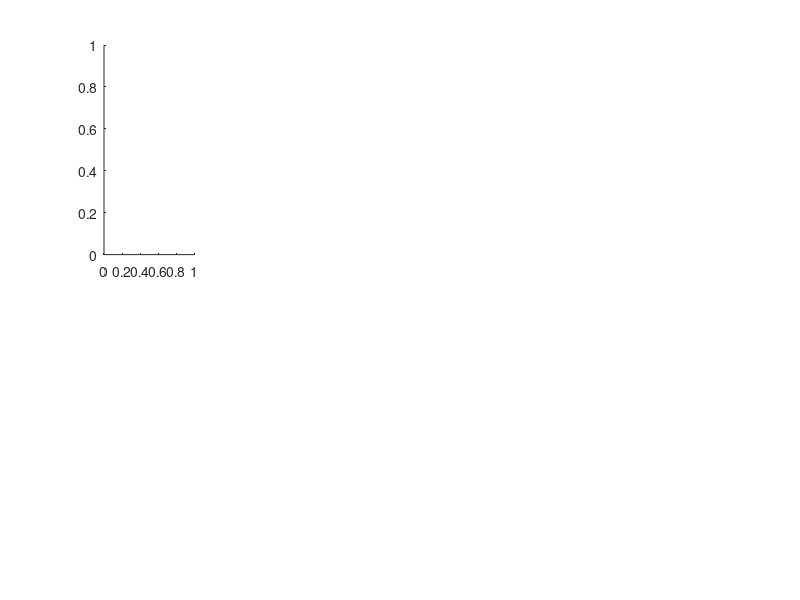

MATLAB code for this plot: (Note: this script raises an error after producing the figure.)
%%%%%%%%%%%%%%%%%%%%%%%%%%%%%%%%%%%%%%%%%%%%%%%%%%%%%%%%%%%%%%%%%%%%%%%%%%
%% FINITE DIFFERENCE TIME DOMAIN SIMULATION - 2D
%%%%%%%%%%%%%%%%%%%%%%%%%%%%%%%%%%%%%%%%%%%%%%%%%%%%%%%%%%%%%%%%%%%%%%%%%%

%{
The 2D simulation (upgraded from Raymond Rampf's lectures) solves the
reflection & transmission spectrum of a pulse
impinges perpendicularly on a slab with material properties as summarized
in the pdf file in folder "FDTD_equations".

Spatial grid is based on "YEE grid" 

The results are for the TE and TM modes of the pulse 

Material properties, frequency range and the number of layers can be
modified.
%}
%% INITIALIZE MATLAB

close all; clear all; clc;

%% INITIALIZE FIGURE 

scrnsize = get(0,'screensize');
fig1 = figure('numbertitle','off','name','FDTD Simulation',...
    'color','white','position',scrnsize);

%% INITIALIZE COLORMAP
Cres = 256;
Gres = ceil(Cres/2);
Ccont = 2;
CMAP = zeros(Cres+Gres,3);
c1 = [0 0.5 1];
c2 = [1 1 1];
c3 = [1 0.5 0];
for nc = 1:ceil(Cres/2)
    f = (nc-1)/ceil(Cres/2);
    c = (1 - f^Ccont)*c1 + f^Ccont*c2;
    CMAP(nc,:) = c;
    c = (1 - f^(1/Ccont))*c2 + f^(1/Ccont)*c3;
    CMAP(ceil(Cres/2)+nc,:) = c;
    CMAP(ceil(Cres/2)+Gres+nc,:) = (1-f)*c2;
end

%% UNITS

m = 1;
cm = 1e-2 * m;
mm = 1e-3 * m;
um = 1e-6 * m;
nm = 1e-9 * m;

s = 1;
ms = 1e-3 * s;
us = 1e-6 * s;
ns = 1e-9 * s;
ps = 1e-12 * s;

Hz = 1;
kHz = 1e3 * Hz;
MHz = 1e6 * Hz;
GHz = 1e9 * Hz;
THz = 1e12 * Hz;
PHz = 1e15 * Hz;

F = 1;                  
H = 1;
Ohm = 1;

%% CONSTANTS

e0 = 8.8541878176 * 1e-12 * F/m;
u0 = 1.2566370614 * 1e-6 * H/m;
c0 = 1/sqrt(e0*u0) * m/s;
N0 = sqrt(u0/e0) * Ohm;

%% SIMULATION PROPERTIES

% OPTS.emax = 0.5;

% FREQUENCY RANGE
fmin = 0.3 * PHz;                    % minimum frequency
fmax = 0.4 * PHz;                    % maximum frequency
NFREQ = 300;                         % number of frequencies
FREQ = linspace(fmin,fmax,NFREQ);    % frequency array
        
% MATERIAL PROPERTIES
Wp_E1 = 0*13.72e15;
Gamma_E1 = 0*[0.08052 0.3661 0.5241].*1e15;
W0_E1 = 0*[0 0.6305 1.261].*1e15;
f_E1 = 0*[0.76 0.024 0.01];
er1_inf = 2.1^2;

Wp_M1 = 0;
Gamma_M1 = [0 0 0];
W0_M1 = [0 0 0];
f_M1 = [0 0 0];
ur1_inf = 1;

Wp_E2 = 0*13.72e15;
Gamma_E2 =0* [0.08052 0.3661 0.5241].*1e15;
W0_E2 = 0*[0 0.6305 1.261].*1e15;
f_E2 = 0*[0.76 0.024 0.01];
er2_inf = 1.9^2;

Wp_M2 = 0;
Gamma_M2 = [0 0 0];
W0_M2 = [0 0 0];
f_M2 = [0 0 0];
ur2_inf = 1;

n_res = 1;%length(f_E1);

update_plot = 50;           % update plot every "update_plot" steps

% SLAB PROPERTIES
% 
%%%%%%%%%%%%%%%%%%%%%%%%%%%%%%%%%%%%%%%%%%%%%%%%%%%%%%%%%%%%%%%%%%%%%%%%%%%
%
%  er_bg,ur_bg                               background
%                            ________            _
%  er1,ur1                  |        |     
%  er2,ur2                  |<--gx-->|         layer1
%                        ___|________|___        _                      
%  er_sub,ur_sub        |                |
%                       |                |   substrate    
%                       <-----period----->
%%%%%%%%%%%%%%%%%%%%%%%%%%%%%%%%%%%%%%%%%%%%%%%%%%%%%%%%%%%%%%%%%%%%%%%%%%%
period = 500 * nm;
gx = period/2;
layer1 = 247 * nm;
er_bg = 1.0;
ur_bg = 1.0;
er_sub = 1.52^2;
ur_sub = 1.0;
er1 = er1_inf;
ur1 = ur1_inf;
er2 = er2_inf;
ur2 = ur2_inf;

% GRID PARAMETERS
ermax = max([er_bg er1 er2 er_sub]);
nmax = sqrt(ermax);
NRESx = 20;
NRESy = 20;
NBUF = [0 0 40 40];
NPML = [0 0 20 20];

%%%%%%%%%%%%%%%%%%%%%%%%%%%%%%%%%%%%%%%%%%%%%%%%%%%%%%%%%%%%%%%%%%%%%%%%%%
%% COMPUTE OPTIMAIZED GRID
%%%%%%%%%%%%%%%%%%%%%%%%%%%%%%%%%%%%%%%%%%%%%%%%%%%%%%%%%%%%%%%%%%%%%%%%%%

% NOMINAL RESOLUTION
lam0_min = c0/fmax;
dx = lam0_min/nmax/NRESx;
dy = lam0_min/nmax/NRESy;

% SNAP GRID TO CRITICAL DIMENTIONS
Sx = period;
Nx = 2 * ceil(Sx/dx/2) + 1;
dx = period/Nx;
Sy = layer1;
Ny = ceil(Sy/dy);
dy = Sy/Ny;

% COMPUTE GRID SIZE
Nx = round(Sx/dx) + 0 + NPML(1) + NPML(2) + NBUF(1) + NBUF(2);
Ny = round(Sy/dy) + 3 + NPML(3) + NPML(4) + NBUF(3) + NBUF(4);

% COMPUTE GRID AXIS
xa = (0:Nx-1)*dx;
ya = (0:Ny-1)*dy;

%%%%%%%%%%%%%%%%%%%%%%%%%%%%%%%%%%%%%%%%%%%%%%%%%%%%%%%%%%%%%%%%%%%%%%%%%%
%% BUILD DEVICE ON GRID
%%%%%%%%%%%%%%%%%%%%%%%%%%%%%%%%%%%%%%%%%%%%%%%%%%%%%%%%%%%%%%%%%%%%%%%%%%

% INITIALIZE MATERIALS TO FREE SPACE
ERxx = er_bg * ones(1,Nx,Ny);
ERyy = er_bg * ones(1,Nx,Ny);
ERzz = er_bg * ones(1,Nx,Ny);
URxx = ur_bg * ones(1,Nx,Ny);
URyy = ur_bg * ones(1,Nx,Ny);
URzz = ur_bg * ones(1,Nx,Ny);

GammaE = zeros(n_res,Nx,Ny);
GammaM = zeros(n_res,Nx,Ny);
WpE = zeros(1,Nx,Ny);
WpM = zeros(1,Nx,Ny);
W0E = zeros(n_res,Nx,Ny);
W0M = zeros(n_res,Nx,Ny);
fE = zeros(n_res,Nx,Ny);
fM = zeros(n_res,Nx,Ny);

% COMPUTE POSITION INDICES
nx1 = 1;
nx2 = nx1 + round(gx/dx) - 1;

ny1 = 2 + NBUF(3) + NPML(3) + 1;
ny2 = ny1 + round(layer1/dy) - 1;

% ADD LAYER1 (GRATING)
ERxx(1,nx1:nx2,ny1:ny2) = er1;
ERyy(1,nx1:nx2,ny1:ny2) = er1;
ERzz(1,nx1:nx2,ny1:ny2) = er1;

ERxx(1,nx2+1:Nx,ny1:ny2) = er2;
ERyy(1,nx2+1:Nx,ny1:ny2) = er2;
ERzz(1,nx2+1:Nx,ny1:ny2) = er2;

WpE(1,nx1:nx2,ny1:ny2) = Wp_E1;

WpE(1,nx2+1:Nx,ny1:ny2) = Wp_E2;

URxx(1,nx1:nx2,ny1:ny2) = ur1;
URyy(1,nx1:nx2,ny1:ny2) = ur1;
URzz(1,nx1:nx2,ny1:ny2) = ur1;

URxx(1,nx2+1:Nx,ny1:ny2) = ur2;
URyy(1,nx2+1:Nx,ny1:ny2) = ur2;
URzz(1,nx2+1:Nx,ny1:ny2) = ur2;

WpM(1,nx1:nx2,ny1:ny2) = Wp_M1;

WpM(1,nx2+1:Nx,ny1:ny2) = Wp_M2;

for i=1:n_res
    
    GammaE(i,nx1:nx2,ny1:ny2) = Gamma_E1(i);
    W0E(i,nx1:nx2,ny1:ny2) = W0_E1(i);
    fE(i,nx1:nx2,ny1:ny2) = f_E1(i);

    GammaE(i,nx2+1:Nx,ny1:ny2) = Gamma_E2(i);
    W0E(i,nx2+1:Nx,ny1:ny2) = W0_E2(i);
    fE(i,nx2+1:Nx,ny1:ny2) = f_E2(i);

    GammaM(i,nx1:nx2,ny1:ny2) = Gamma_M1(i);
    W0M(i,nx1:nx2,ny1:ny2) = W0_M1(i);
    fM(i,nx1:nx2,ny1:ny2) = f_M1(i);
    
    GammaM(i,nx2+1:Nx,ny1:ny2) = Gamma_M2(i);
    W0M(i,nx2+1:Nx,ny1:ny2) = W0_M2(i);
    fM(i,nx2+1:Nx,ny1:ny2) = f_M2(i);

end

% ADD SUBSTRATE
ERxx(1,1:Nx,ny2+1:Ny) = er_sub;
ERyy(1,1:Nx,ny2+1:Ny) = er_sub;
ERzz(1,1:Nx,ny2+1:Ny) = er_sub;

URxx(1,1:Nx,ny2+1:Ny) = ur_sub;
URyy(1,1:Nx,ny2+1:Ny) = ur_sub;
URzz(1,1:Nx,ny2+1:Ny) = ur_sub;
%%%%%%%%%%%%%%%%%%%%%%%%%%%%%%%%%%%%%%%%%%%%%%%%%%%%%%%%%%%%%%%%%%%%%%%%%%
%% COMPUTING THE SOURCE
%%%%%%%%%%%%%%%%%%%%%%%%%%%%%%%%%%%%%%%%%%%%%%%%%%%%%%%%%%%%%%%%%%%%%%%%%%

% COMPUTE STABLE TIME STEP
dmin = min([dx dy]);
dt = dmin/(2 * c0);

% SOURCE POSITION
ny_src = NPML(3) + 2;

% COMPUTE SOURCE PARAMETERS
tau = 0.5/fmax;
t0 = 6*tau;

% COMPUTE NUMBER OF TIME STEPS
tprop = nmax*Ny*dy/c0;
t = 2*t0 + 50*tprop;
STEPS = ceil(t/dt);

% COMPUTE THE SOURCE
ta = (0:STEPS-1)*dt;
A = sqrt(ERzz(1,1,ny_src)/URxx(1,1,ny_src));
shift = dy/(2*c0) + dt/2;

Ez_src = exp(-((ta-t0)/tau).^2);
Hx_src = A * exp(-((ta-t0+shift)/tau).^2);
Ex_src = exp(-((ta-t0)/tau).^2);
Hz_src = -A * exp(-((ta-t0+shift)/tau).^2);

%%%%%%%%%%%%%%%%%%%%%%%%%%%%%%%%%%%%%%%%%%%%%%%%%%%%%%%%%%%%%%%%%%%%%%%%%%
%% COMPUTE THE PML
%%%%%%%%%%%%%%%%%%%%%%%%%%%%%%%%%%%%%%%%%%%%%%%%%%%%%%%%%%%%%%%%%%%%%%%%%%

% NUMBER OF POINTS ON 2X GRID
Nx2 = 2*Nx;
Ny2 = 2*Ny;

% COMPUTE SIGMA PML PARAMETERS
sigx = zeros(1,Nx2,Ny2);
sigy = zeros(1,Nx2,Ny2);
for nx = 1 : 2*NPML(1)
    nx1 = 2*NPML(1) - nx + 1;
    sigx(1,nx1,:) = (0.5*e0/dt)*(nx/2/NPML(1))^3;
end
for nx = 1 : 2*NPML(2)
    nx1 = Nx2 - 2*NPML(2) + nx;
    sigx(1,nx1,:) = (0.5*e0/dt)*(nx/2/NPML(2))^3;
end

for ny = 1 : 2*NPML(3)
    ny1 = 2*NPML(3)- ny +1;
    sigy(1,:,ny1) = (0.5*e0/dt)*(ny/2/NPML(3))^3;
end
for ny = 1 : 2*NPML(4)
    ny1 = Ny2 - 2*NPML(4) +ny;
    sigy(1,:,ny1) = (0.5*e0/dt)*(ny/2/NPML(4))^3;
end

%%%%%%%%%%%%%%%%%%%%%%%%%%%%%%%%%%%%%%%%%%%%%%%%%%%%%%%%%%%%%%%%%%%%%%%%%%
%% INITIALISE FIELDS AND RECORD PLANES
%%%%%%%%%%%%%%%%%%%%%%%%%%%%%%%%%%%%%%%%%%%%%%%%%%%%%%%%%%%%%%%%%%%%%%%%%%

% INITIALISE FOURIER TRANSFORM
K = exp(-1i*2*pi*dt*FREQ);

ErefTE = zeros(Nx,NFREQ);
EtrnTE = zeros(Nx,NFREQ);
SRCTE = zeros(1,NFREQ);

ErefTM = zeros(Nx,NFREQ);
EtrnTM = zeros(Nx,NFREQ);
SRCTM = zeros(1,NFREQ);

% POSITION OF RECORD PLANES
ny_ref = NPML(3) + 1;
ny_trn = Ny - NPML(4);

% COMPUTE REFRACTIVE INDICES IN RECORD PLANES
nref = sqrt(ERzz(1,1,ny_ref)*URxx(1,1,ny_ref));
ntrn = sqrt(ERzz(1,1,ny_trn)*URxx(1,1,ny_trn));

% INITIALISE FIELDS
Ex = zeros(1,Nx,Ny);
Ex_sqz = zeros(Nx,Ny);
Ey = zeros(1,Nx,Ny);
Ez = zeros(1,Nx,Ny);
Ez_sqz = zeros(Nx,Ny);
Dx = zeros(1,Nx,Ny);
Dy = zeros(1,Nx,Ny);
Dz = zeros(1,Nx,Ny);
Hx = zeros(1,Nx,Ny);
Hy = zeros(1,Nx,Ny);
Hz = zeros(1,Nx,Ny);
Bx = zeros(1,Nx,Ny);
By = zeros(1,Nx,Ny);
Bz = zeros(1,Nx,Ny);
JEx = zeros(n_res,Nx,Ny);
JEy = zeros(n_res,Nx,Ny);
JEz = zeros(n_res,Nx,Ny);
JMx = zeros(n_res,Nx,Ny);
JMy = zeros(n_res,Nx,Ny);
JMz = zeros(n_res,Nx,Ny);
Px = zeros(n_res,Nx,Ny);
Py = zeros(n_res,Nx,Ny);
Pz = zeros(n_res,Nx,Ny);
Px_full = zeros(1,Nx,Ny);
Py_full = zeros(1,Nx,Ny);
Pz_full = zeros(1,Nx,Ny);
Mx = zeros(n_res,Nx,Ny);
My = zeros(n_res,Nx,Ny);
Mz = zeros(n_res,Nx,Ny);
Mx_full = zeros(1,Nx,Ny);
My_full = zeros(1,Nx,Ny);
Mz_full = zeros(1,Nx,Ny);

% INITIALIZE CURL
CEx = zeros(1,Nx,Ny);
CEy = zeros(1,Nx,Ny);
CEz = zeros(1,Nx,Ny);
CHx = zeros(1,Nx,Ny);
CHy = zeros(1,Nx,Ny);
CHz = zeros(1,Nx,Ny);

% INITIALIZE INTEGRATION TERMS
ICEx = zeros(1,Nx,Ny);
ICEy = zeros(1,Nx,Ny);
ICEz = zeros(1,Nx,Ny);
IDz = zeros(1,Nx,Ny);
IBz = zeros(1,Nx,Ny);
ICHx = zeros(1,Nx,Ny);
ICHy = zeros(1,Nx,Ny);
ICHz = zeros(1,Nx,Ny);

%%%%%%%%%%%%%%%%%%%%%%%%%%%%%%%%%%%%%%%%%%%%%%%%%%%%%%%%%%%%%%%%%%%%%%%%%%
%% COMPUTE UPDATE COEFFICIENTS
%%%%%%%%%%%%%%%%%%%%%%%%%%%%%%%%%%%%%%%%%%%%%%%%%%%%%%%%%%%%%%%%%%%%%%%%%%
% COMPUTE Dx UPDATE COEFFICIENTS
sigDx = sigx(1,2:2:Nx2,1:2:Ny2);
sigDy = sigy(1,2:2:Nx2,1:2:Ny2);
mDx0 = (1/dt) + sigDy/(2*e0);
mDx1 = ((1/dt) - sigDy/(2*e0))./mDx0;
mDx2 = (c0)./mDx0;
mDx3 = (c0*dt*sigDx/e0)./mDx0;

% COMPUTE Dy UPDATE COEFFICIENTS
sigDx = sigx(1,1:2:Nx2,2:2:Ny2);
sigDy = sigy(1,1:2:Nx2,2:2:Ny2);
mDy0 = (1/dt) + sigDx/(2*e0);
mDy1 = ((1/dt) - sigDx/(2*e0))./mDy0;
mDy2 = (c0)./mDy0;
mDy3 = (c0*dt*sigDy/e0)./mDy0;

% COMPUTE Dz UPDATE COEFFICIENTS
sigDx = sigx(1,1:2:Nx2,1:2:Ny2);
sigDy = sigy(1,1:2:Nx2,1:2:Ny2);
sigDz = 0;
mDz0 = (1/dt) + (sigDx+sigDy)/(2*e0) +...
    (sigDx.*sigDy)*dt./4/e0.^2;
mDz1 = ((1/dt) - (sigDx+sigDy)/(2*e0) -...
    (sigDx.*sigDy)*dt./4/e0.^2)./mDz0;
mDz2 = (c0)./mDz0;
mDz3 = (c0*dt*sigDz/e0)./mDz0;
mDz4 = (-sigDx.*sigDy*dt/e0.^2)./mDz0;

% COMPUTE Bx UPDATE COEFFICIENTS
sigBx = sigx(1,1:2:Nx2,2:2:Ny2);
sigBy = sigy(1,1:2:Nx2,2:2:Ny2);
mBx0 = (1/dt) + sigBy/(2*e0);
mBx1 = ((1/dt) - sigBy/(2*e0))./mBx0;
mBx2 = (-N0)./mBx0;
mBx3 = (-N0*dt*sigBx/e0)./mBx0;

% COMPUTE By UPDATE COEFFICIENTS
sigBx = sigx(1,2:2:Nx2,1:2:Ny2);
sigBy = sigy(1,2:2:Nx2,1:2:Ny2);
mBy0 = (1/dt) + sigBx/(2*e0);
mBy1 = ((1/dt) - sigBx/(2*e0))./mBy0;
mBy2 = (-N0)./mBy0;
mBy3 = (-N0*dt*sigBy/e0)./mBy0;

% COMPUTE Bz UPDATE COEFFICIENTS
sigBx = sigx(1,2:2:Nx2,2:2:Ny2);
sigBy = sigy(1,2:2:Nx2,2:2:Ny2);
sigBz = 0;
mBz0 = (1/dt) + (sigBx+sigBy)/(2*e0) +...
    (sigBx.*sigBy)*dt./4/e0.^2;
mBz1 = ((1/dt) - (sigBx+sigBy)/(2*e0) -...
    (sigBx.*sigBy)*dt./4/e0.^2)./mBz0;
mBz2 = (-N0)./mBz0;
mBz3 = (-N0*dt*sigBz/e0)./mBz0;
mBz4 = (-sigBx.*sigBy*dt/e0.^2)./mBz0;

% COMPUTE JEx UPDATE COEFFICIENTS
mJEx0 = (1/dt) + (GammaE/2);
mJEx1 = ((1/dt) - (GammaE/2))./mJEx0;
mJEx2 = (WpE.^2.*fE)./mJEx0;
mJEx3 = (-W0E.^2)./mJEx0;

% COMPUTE JEy UPDATE COEFFICIENTS
mJEy0 = (1/dt) + (GammaE/2);
mJEy1 = ((1/dt) - (GammaE/2))./mJEy0;
mJEy2 = (WpE.^2.*fE)./mJEy0;
mJEy3 = (-W0E.^2)./mJEy0;

% COMPUTE JEz UPDATE COEFFICIENTS
mJEz0 = (1/dt) + (GammaE/2);
mJEz1 = ((1/dt) - (GammaE/2))./mJEz0;
mJEz2 = (WpE.^2.*fE)./mJEz0;
mJEz3 = (-W0E.^2)./mJEz0;

% COMPUTE JMx UPDATE COEFFICIENTS
mJMx0 = (1/dt) + (GammaM/2);
mJMx1 = ((1/dt) - (GammaM/2))./mJMx0;
mJMx2 = (WpM.^2.*fM)./mJMx0;
mJMx3 = (-W0M.^2)./mJMx0;

% COMPUTE JMy UPDATE COEFFICIENTS
mJMy0 = (1/dt) + (GammaM/2);
mJMy1 = ((1/dt) - (GammaM/2))./mJMy0;
mJMy2 = (WpM.^2.*fM)./mJMy0;
mJMy3 = (-W0M.^2)./mJMy0;

% COMPUTE JMz UPDATE COEFFICIENTS
mJMz0 = (1/dt) + (GammaM/2);
mJMz1 = ((1/dt) - (GammaM/2))./mJMz0;
mJMz2 = (WpM.^2.*fM)./mJMz0;
mJMz3 = (-W0M.^2)./mJMz0;

%%%%%%%%%%%%%%%%%%%%%%%%%%%%%%%%%%%%%%%%%%%%%%%%%%%%%%%%%%%%%%%%%%%%%%%%%%
%% PERFORM FDTD ANALYSIS
%%%%%%%%%%%%%%%%%%%%%%%%%%%%%%%%%%%%%%%%%%%%%%%%%%%%%%%%%%%%%%%%%%%%%%%%%%

% MAIN LOOP - ITERATIVE OVER TIME

for T = 1 : STEPS
    
    %%%%%%%%%%%%%%%%%%%%%%%%%%%%%%%%%%%%%%%%%%%%%%%%%%%%%%%%%%%%%%%%%%%%%%%
    %% TE mode
    %%%%%%%%%%%%%%%%%%%%%%%%%%%%%%%%%%%%%%%%%%%%%%%%%%%%%%%%%%%%%%%%%%%%%%%
    
    Mx_full = zeros(1,Nx,Ny);    
    My_full = zeros(1,Nx,Ny);
    
    Pz_full = zeros(1,Nx,Ny);
            
    for i = 1 : n_res
    
        % UPDATE JMx,JMy FROM Mx,My AND Hx,Hy 
        JMx(i,:,:) = mJMx1(i,:,:).*JMx(i,:,:) +...
            mJMx2(i,:,:).*Hx + mJMx3(i,:,:).*Mx(i,:,:);
        JMy(i,:,:) = mJMy1(i,:,:).*JMy(i,:,:) +...
            mJMy2(i,:,:).*Hy + mJMy3(i,:,:).*My(i,:,:);
            
        % UPDATE Mx,My FROM JMx,JMy
        Mx(i,:,:) = Mx(i,:,:) + dt.*JMx(i,:,:);
        My(i,:,:) = My(i,:,:) + dt.*JMy(i,:,:);
                
        Mx_full = Mx_full + Mx(i,:,:);
        My_full = My_full + My(i,:,:);
            
    end 
    
    % COMPUTE CEx
    for ny = 1 :Ny-1
        for nx = 1 : Nx
            CEx(1,nx,ny) = (Ez(1,nx,ny+1)-Ez(1,nx,ny))/dy;
        end
    end
    for nx = 1:Nx
        CEx(1,nx,Ny) = (Ez(1,nx,1)-Ez(1,nx,Ny))/dy;
    end
   
    % COMPUTE CEy
    for nx = 1 :Nx-1
        for ny = 1 :Ny
            CEy(1,nx,ny) =-(Ez(1,nx+1,ny)-Ez(1,nx,ny))/dx;
        end
    end
    for ny = 1:Ny
        CEy(1,Nx,ny) = -(Ez(1,1,ny)-Ez(1,Nx,ny))/dx;
    end
        
    % TF/SF
    CEx(1,:,ny_src-1) = CEx(1,:,ny_src-1) - Ez_src(T)/dy;
     
    % UPDATE ICEx,ICEy
    ICEx = ICEx + CEx;
    ICEy = ICEy + CEy;
    
    % UPDTAE B FROM E
    Bx = mBx1.*Bx + mBx2.*CEx + mBx3.*ICEx;
    By = mBy1.*By + mBy2.*CEy + mBy3.*ICEy; 
    
    % UPDATE H FROM B AND M
    Hx = (Bx-Mx_full)./URxx/u0;
    Hy = (By-My_full)./URyy/u0;   
    
    % COMPUTE CHz
    CHz(1,1,1) = (Hy(1,1,1) - Hy(1,Nx,1))/dx - (Hx(1,1,1) -Hx(1,1,Ny))/dy;
    for nx = 2 : Nx
        CHz(1,nx,1) = (Hy(1,nx,1)-Hy(1,nx-1,1))/dx - (Hx(1,nx,1)-Hx(1,nx,Ny))/dy;
    end
    for ny = 2 : Ny
        CHz(1,1,ny) = (Hy(1,1,ny) - Hy(1,Nx,ny))/dx - ...
            (Hx(1,1,ny) - Hx(1,1,ny-1))/dy;
        for nx = 2 : Nx
            CHz(1,nx,ny) = (Hy(1,nx,ny) - Hy(1,nx-1,ny))/dx - ...
                (Hx(1,nx,ny) - Hx(1,nx,ny-1))/dy;
        end
    end
    
    % TF/SF
    CHz(1,:,ny_src) = CHz(1,:,ny_src) + Hx_src(T)/dy;
    
    for i = 1 : n_res
           
        % UPDATE JEz FROM Pz AND Ez
        JEz(i,:,:) = mJEz1(i,:,:).*JEz(i,:,:) +...
            mJEz2(i,:,:).*Ez + mJEz3(i,:,:).*Pz(i,:,:);
    
        % UPDATE Pz FROM JEz
        Pz(i,:,:) = Pz(i,:,:) + dt.*JEz(i,:,:);
            
        Pz_full = Pz_full + Pz(i,:,:);
            
    end
        
    % UPDATE IDz
    IDz = IDz + Dz;
    
    % UPDATE ICHz
    ICHz = ICHz + CHz;
    
    % UPDTAE Dz FROM Hx,Hy
    Dz = mDz1.*Dz + mDz2.*CHz + mDz3.*ICHz + mDz4.*IDz;
    
    % UPDATE E FROM D AND P
    Ez = (Dz - Pz_full)./ERzz;
    
    %%%%%%%%%%%%%%%%%%%%%%%%%%%%%%%%%%%%%%%%%%%%%%%%%%%%%%%%%%%%%%%%%%%%%%%
    %% TM MODE
    %%%%%%%%%%%%%%%%%%%%%%%%%%%%%%%%%%%%%%%%%%%%%%%%%%%%%%%%%%%%%%%%%%%%%%%
    
    Mz_full = zeros(1,Nx,Ny);    
        
    Px_full = zeros(1,Nx,Ny);
    Py_full = zeros(1,Nx,Ny);
    
    for i = 1 : n_res
    
        % UPDATE JMz FROM Mz AND Hz 
        JMz(i,:,:) = mJMz1(i,:,:).*JMz(i,:,:) +...
            mJMz2(i,:,:).*Hz + mJMz3(i,:,:).*Mz(i,:,:);
                    
        % UPDATE Mz FROM JMz
        Mz(i,:,:) = Mz(i,:,:) + dt.*JMz(i,:,:);
                
        Mz_full = Mz_full + Mz(i,:,:);
                    
    end 
    
    % COMPUTE CEz
    for ny = 1 : Ny-1
        for nx = 1 : Nx-1
            CEz(1,nx,ny) = (Ey(1,nx+1,ny) - Ey(1,nx,ny))/dx - ...
                (Ex(1,nx,ny+1) - Ex(1,nx,ny))/dy;
        end
        CEz(1,Nx,ny) = (Ey(1,1,ny) - Ey(1,Nx,ny))/dx - ...
            (Ex(1,Nx,ny+1) - Ex(1,Nx,ny))/dy;
    end
    for nx = 1 : Nx-1
        CEz(1,nx,Ny) = (Ey(1,nx+1,Ny)-Ey(1,nx,Ny))/dx - (Ex(1,nx,1)-Ex(1,nx,Ny))/dy;
    end
    CEz(1,Nx,Ny) = (Ey(1,1,Ny) - Ey(1,Nx,Ny))/dx - (Ex(1,Nx,1) -Ex(1,Nx,Ny))/dy;
    
    % TF/SF
    CEz(1,:,ny_src-1) = CEz(1,:,ny_src-1) + Ex_src(T)/dy;
        
    % UPDATE ICEz
    ICEz = ICEz + CEz;

    % UPDATE IBz
    IBz = IBz + Bz;
    
    % UPDTAE Bz FROM Ex,Ey
    Bz = mBz1.*Bz + mBz2.*CEz + mBz3.*ICEz + mBz4.*IBz;
     
    % UPDATE Hz FROM Bz AND Mz
    Hz = (Bz-Mz_full)./URzz/u0;
       
    % COMPUTE CHx
    for nx = 1:Nx
        CHx(1,nx,1) = (Hz(1,nx,1)-Hz(1,nx,Ny))/dy;
    end
    for ny = 2 :Ny
        for nx = 1 : Nx
            CHx(1,nx,ny) = (Hz(1,nx,ny)-Hz(1,nx,ny-1))/dy;
        end
    end
    
    % COMPUTE CHy
    for ny = 1:Ny
        CHy(1,1,ny) = -(Hz(1,1,ny)-Hz(1,Nx,ny))/dx;
    end 
    for nx = 2 :Nx
        for ny = 1 :Ny
            CHy(1,nx,ny) =-(Hz(1,nx,ny)-Hz(1,nx-1,ny))/dx;
        end
    end
       
    % TF/SF
    CHx(1,:,ny_src) = CHx(1,:,ny_src) - Hz_src(T)/dy;
    
    for i = 1 : n_res
           
        % UPDATE JEx,JEy FROM Px,Py AND Ex,Ey
        JEx(i,:,:) = mJEx1(i,:,:).*JEx(i,:,:) +...
            mJEx2(i,:,:).*Ex + mJEx3(i,:,:).*Px(i,:,:);
        JEy(i,:,:) = mJEy1(i,:,:).*JEy(i,:,:) +...
            mJEy2(i,:,:).*Ey + mJEy3(i,:,:).*Py(i,:,:);
       
        % UPDATE Px,Py FROM JEx,JEy
        Px(i,:,:) = Px(i,:,:) + dt.*JEx(i,:,:);
        Py(i,:,:) = Py(i,:,:) + dt.*JEy(i,:,:);
    
        Px_full = Px_full + Px(i,:,:);
        Py_full = Py_full + Py(i,:,:);
            
    end
        
    % UPDATE ICHx,ICHy
    ICHx = ICHx + CHx;
    ICHy = ICHy + CHy;
    
    % UPDTAE Dx,Dy FROM Hz
    Dx = mDx1.*Dx + mDx2.*CHx + mDx3.*ICHx;
    Dy = mDy1.*Dy + mDy2.*CHy + mDy3.*ICHy;

    % UPDATE Ex,Ey FROM Dx,Dy AND Px,Py
    Ex = (Dx - Px_full)./ERxx;
    Ey = (Dy - Py_full)./ERyy;
           
     % UPDATE FOURIER TRANSFORMS
    Ex_sqz = squeeze(Ex);
    Ez_sqz = squeeze(Ez);
    
    for nfreq = 1 : NFREQ 
       ErefTE(:,nfreq) = ErefTE(:,nfreq) + (K(nfreq)^T)*Ez_sqz(:,ny_ref)*dt;
       EtrnTE(:,nfreq) = EtrnTE(:,nfreq) + (K(nfreq)^T)*Ez_sqz(:,ny_trn)*dt;
       SRCTE(1,nfreq) = SRCTE(1,nfreq) + (K(nfreq)^T)*Ez_src(T)*dt;
    
       ErefTM(:,nfreq) = ErefTM(:,nfreq) + (K(nfreq)^T)*Ex_sqz(:,ny_ref)*dt;
       EtrnTM(:,nfreq) = EtrnTM(:,nfreq) + (K(nfreq)^T)*Ex_sqz(:,ny_trn)*dt;
       SRCTM(1,nfreq) = SRCTM(1,nfreq) + (K(nfreq)^T)*Ex_src(T)*dt;
    end
 
    % SHOW STATUS
    if ~mod(T, update_plot)
        
        % SHOW FIELDS
        subplot(2,5,1);
        draw2D_BS(xa,ya,squeeze(ERzz),squeeze(Ez),NPML,CMAP);
        axis equal tight;
        title([num2str(T) ' of ' num2str(STEPS)]);
        ylabel('TE mode');
        
        subplot(2,5,6);
        draw2D_BS(xa,ya,squeeze(ERxx),squeeze(Ex),NPML,CMAP);
        axis equal tight;
        ylabel('TM mode');
        
        %%%%%%%%%%%%%%%%%%%%%%%%%%%%%%%%%%%%%%%%%%%%%%%%%%%%%%%%%%%%%%%%%%%
        %% REFLECTANCE AND TRANSMITTANCE
        %%%%%%%%%%%%%%%%%%%%%%%%%%%%%%%%%%%%%%%%%%%%%%%%%%%%%%%%%%%%%%%%%%%
               
        % INITIALIZE REFLECTANCE AND TRANSMITTANCE
        REFTE = zeros(1,NFREQ);
        TRNTE = zeros(1,NFREQ);

        REFTM = zeros(1,NFREQ);
        TRNTM = zeros(1,NFREQ);

        % LOOP OVER FREQUENCY
        for nfreq = 1 : NFREQ
            
            % COMPUTE WAVE VECTOR COMPONENTS
            lam0 = c0/FREQ(nfreq);
            k0 = 2*pi/lam0;
            kxinc = 0;
            kyinc = k0*nref;
            m = (-floor(Nx/2):floor(Nx/2))';
            kx = -2*pi*m/Sx;
            kyR = sqrt((k0*nref)^2 - kx.^2);
            kyT = sqrt((k0*ntrn)^2 - kx.^2);

            % COMPUTE REFLECTANCE
            refTE = ErefTE(:,nfreq)/SRCTE(1,nfreq);
            refTE = fftshift(fft(refTE))/Nx;
            refTE = real(kyR/kyinc).*abs(refTE).^2;
            REFTE(nfreq) = sum(refTE);

            refTM = ErefTM(:,nfreq)/SRCTM(1,nfreq);
            refTM = fftshift(fft(refTM))/Nx;
            refTM = real(kyR/kyinc).*abs(refTM).^2;
            REFTM(nfreq) = sum(refTM);

            % COMPUTE TRANSMITTANCE
            trnTE = EtrnTE(:,nfreq)/SRCTE(1,nfreq);
            trnTE = fftshift(fft(trnTE))/Nx;
            trnTE = real(kyT/kyinc).*abs(trnTE).^2;
            TRNTE(nfreq) = sum(trnTE);

            trnTM = EtrnTM(:,nfreq)/SRCTM(1,nfreq);
            trnTM = fftshift(fft(trnTM))/Nx;
            trnTM = real(kyT/kyinc).*abs(trnTM).^2;
            TRNTM(nfreq) = sum(trnTM);

        end
        
        % COMPUTE ENERGY CONSERVATION
        CONTE = REFTE + TRNTE;

        CONTM = REFTM + TRNTM;
            
        % PLOT REFLECTION/TRANSMISSION SPECTRUM
        subplot(2,5,(2:5));         
        plot(FREQ,REFTE,'-R','LineWidth',2);
        hold on;
        plot(FREQ,TRNTE,'-B','LineWidth',2);
        plot(FREQ,CONTE,'-K','LineWidth',1);
        axis([FREQ(1) FREQ(NFREQ) -0.1 1.1]);
        xlabel('Frequency (Hz)'); ylabel('Normalized intensity (a.u)');
        title('TE mode');
        legend('Reflectance','Transmittance','Conservation');
        hold off;
                    
        subplot(2,5,(7:10)); 
        plot(FREQ,REFTM,'-R','LineWidth',2);
        hold on;
        plot(FREQ,TRNTM,'-B','LineWidth',2);
        plot(FREQ,CONTM,'-K','LineWidth',1);
        axis([FREQ(1) FREQ(NFREQ) -0.1 1.1]);
        xlabel('Frequency (Hz)'); ylabel('Normalized intensity (a.u)');
        title('TM mode');
        legend('Reflectance','Transmittance','Conservation');
        hold off;
        
        drawnow;
       
    end
    
    drawnow;
    
end

%%%%%%%%%%%%%%%%%%%%%%%%%%%%%%%%%%%%%%%%%%%%%%%%%%%%%%%%%%%%%%%%%%%%%%%%%%%
%% GENERATE A PROFESSIONAL LOOKING PLOT
%%%%%%%%%%%%%%%%%%%%%%%%%%%%%%%%%%%%%%%%%%%%%%%%%%%%%%%%%%%%%%%%%%%%%%%%%%%

fig2 = figure('numbertitle','off','name','Spectrum',...
    'color','white','position',scrnsize);
h = plot(c0./FREQ./nm,100*REFTE,'-r','LineWidth',2);
hold on;
plot(c0./FREQ./nm,100*REFTM,'--r','LineWidth',2);
plot(c0./FREQ./nm,100*TRNTE,'-b','LineWidth',2);
plot(c0./FREQ./nm,100*TRNTM,'--b','LineWidth',2);
plot(c0./FREQ./nm,100*CONTE,'-k','LineWidth',1);
plot(c0./FREQ./nm,100*CONTM,'--k','LineWidth',1);
hold off;
axis([c0./FREQ(NFREQ)./nm c0./FREQ(1)./nm 0 105]);
h2 = get(h,'Parent');
set(h2,'FontSize',14,'LineWidth',2);
h = legend('Reflectance - TE','Reflectance - TM',...
    'Transmittance - TE','Transmittance - TM','Conservation - TE','Conservation - TM');
set(h,'Location','NorthEast');
xlabel('Wavelength/nm');
ylabel('%','Rotation',0,'HorizontalAlignment','right');

  
